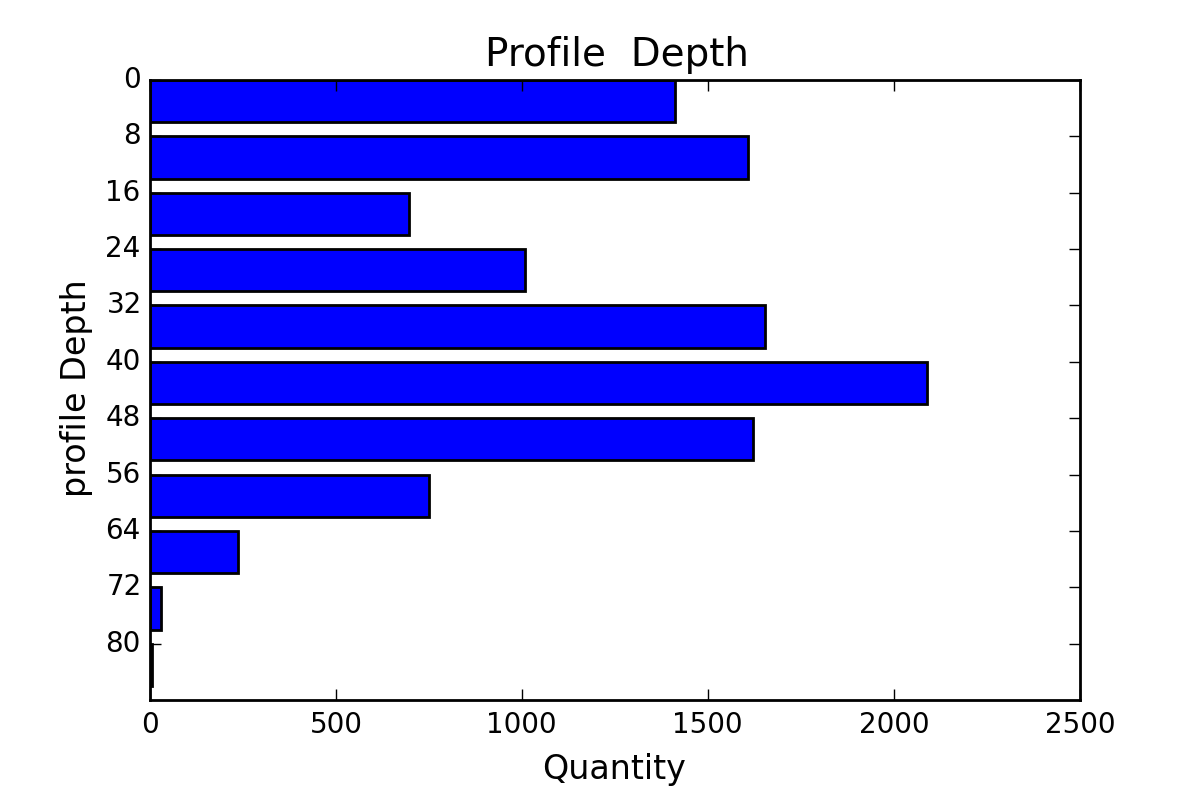

Source code (Python):
# -*- coding: utf-8 -*-
"""
Created on Tue Nov 29 10:27:13 2016
calculate the number of profiles in each  depth 
@author: yifan
"""
import numpy as np
import matplotlib.pyplot as plt
import pandas as pd        
obsData = pd.read_csv('ctd_good.csv') # From nearestIndexInMod.py
tf_index = np.where(obsData['TF'].notnull())[0] # Get  index of good data.
depth = obsData['MAX_DBAR'][tf_index] # get deepest data file depth
obsID = obsData['PTT'][tf_index]           # Get ID of turtle.

index1 = depth[depth>200].index
id = obsID[index1]
print 'ID of observations that depth>200:', id.drop_duplicates().values

depth.sort()
y=depth.unique()
x=depth.value_counts()
x=x.sort_index()

ynew,xnew=[],[]
for i in range(11):
    sum=0
    for j in range(len(y)):
        if y[j]>i*8 and y[j]<i*8+8:
            sum+=x[y[j]]
    xnew.append(sum)
    ynew.append(i*8)

fig = plt.figure()            
plt.barh(ynew, xnew,height=6)
plt.ylim(88,0)
plt.ylabel('profile Depth', fontsize=12)
plt.xlabel('Quantity', fontsize=12)
plt.xticks(fontsize=10)
plt.yticks(np.arange(0,88,8),fontsize=10)
plt.title('Profile  Depth ', fontsize=14)
plt.savefig('profile_depth.png', dpi=200)
plt.show()
